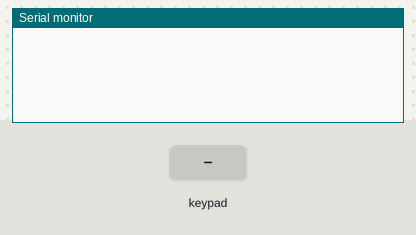
The sketch below on a simulated Arduino Uno, built with avr-gcc and run on an emulated ATmega328P. Shown: the last lines printed to the serial monitor. The test bench sets the inputs (shaded band).

Above: at 1.2 s.
1.3 s: key 'd' pressed
At 2.4 s:
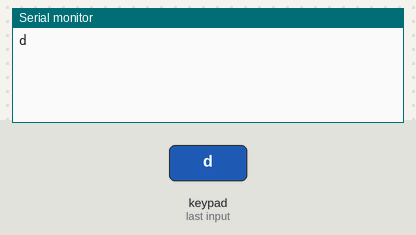
2.8 s: key 'h' pressed
At 3.6 s:
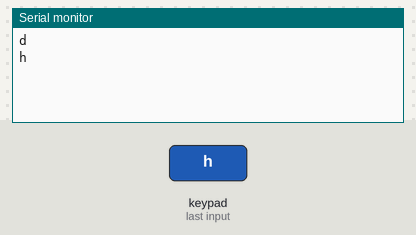
4.3 s: key 'l' pressed
At 4.8 s:
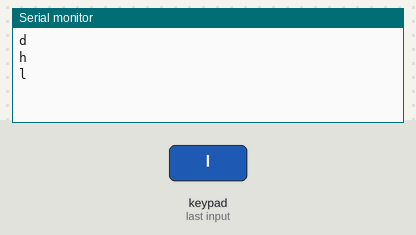
5.8 s: key 'p' pressed
At 6.9 s:
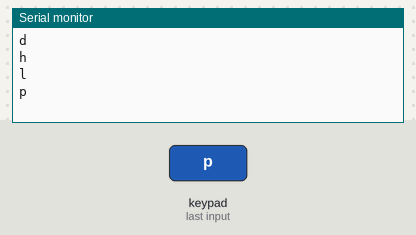
7.3 s: key 'c' pressed
At 8.1 s:
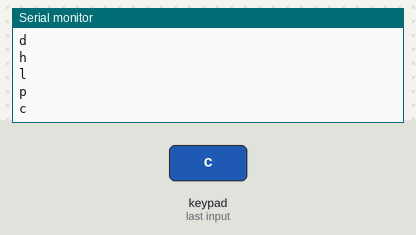
8.8 s: key 'g' pressed
At 9.3 s:
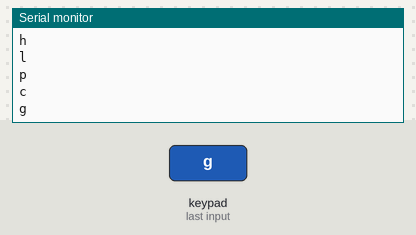

The sketch:

matrix_keypad.ino
```cpp
#include <Keypad.h>
const byte ROWS = 4;
const byte COLS = 4;
char keys[ROWS][COLS] = {
  {'d','h','l','p'},
  {'c','g','k','o'},
  {'b','f','j','n'},
  {'a','e','i','m'}
};
byte rowPins[ROWS] = {6,7,8,9}; //connect to row pinouts
byte colPins[COLS] = {2,3,4,5}; //connect to column pinouts

Keypad keypad = Keypad( makeKeymap(keys), rowPins, colPins, ROWS, COLS );

void setup(){
  Serial.begin(9600);
}

void loop(){
  char key = keypad.getKey();

  if (key != NO_KEY){
    Serial.println(key);
  }
}
```

Measured:
- after the input at 1.3 s, the serial monitor: prints a new line at once (image 1)
- after the input at 2.8 s, the serial monitor: prints a new line at once (image 2)
- after the input at 4.3 s, the serial monitor: prints a new line at once (image 3)
- after the input at 5.8 s, the serial monitor: prints a new line at once (image 4)
- after the input at 7.3 s, the serial monitor: prints a new line at once (image 5)
- after the input at 8.8 s, the serial monitor: prints a new line at once (image 6)
